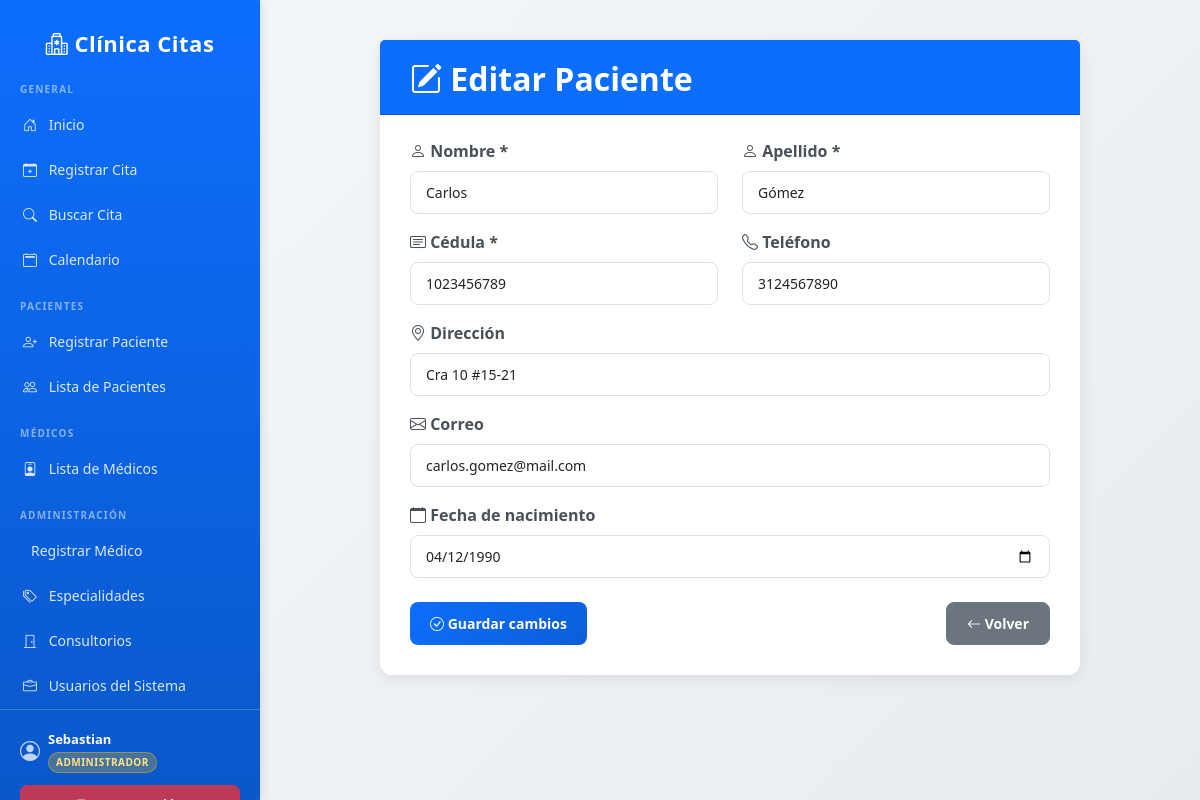
Page /pacientes/editar_paciente.php?id=2 (signed in) on the committed database.
### tables this page shows
CREATE TABLE `paciente` (
  `id_paciente` int NOT NULL AUTO_INCREMENT,
  `nombre` varchar(50) NOT NULL,
  `apellido` varchar(50) NOT NULL,
  `cedula` varchar(20) NOT NULL,
  `telefono` varchar(20) DEFAULT NULL,
  `direccion` varchar(100) DEFAULT NULL,
  `correo` varchar(100) DEFAULT NULL,
  `fecha_nacimiento` date DEFAULT NULL,
  PRIMARY KEY (`id_paciente`),
  UNIQUE KEY `cedula` (`cedula`)
);

### src/pacientes/editar_paciente.php (the view, shortened to what this page needs)
<?php include "../includes/plantilla.php"; ?>
<?php include "../config/db_connect.php"; ?>
<?php
$id = intval($_GET['id'] ?? 0);
$res = $conn->query("SELECT * FROM paciente WHERE id_paciente = $id");
$data = $res->fetch_assoc();
?>
<div class="card mx-auto" style="max-width: 700px;">
    <div style="padding: 30px;">
    <h2 class="card-header bg-primary text-white pb-3 mb-4" style="margin: -30px -30px 20px -30px; padding: 20px 30px;">
        <i class="bi bi-pencil-square"></i> Editar Paciente
    </h2>
    <form method="post" novalidate>
        <div class="row mb-3">
            <div class="col-md-6">
                <label for="nombre" class="form-label"><i class="bi bi-person"></i> Nombre *</label>
                <input type="text" class="form-control" id="nombre" name="nombre" value="<?=htmlspecialchars($data['nombre'])?>" required>
            </div>
            <div class="col-md-6">
                <label for="apellido" class="form-label"><i class="bi bi-person"></i> Apellido *</label>
                <input type="text" class="form-control" id="apellido" name="apellido" value="<?=htmlspecialchars($data['apellido'])?>" required>
            </div>
        </div>
        <div class="row mb-3">
            <div class="col-md-6">
                <label for="cedula" class="form-label"><i class="bi bi-card-text"></i> Cédula *</label>
                <input type="text" class="form-control" id="cedula" name="cedula" value="<?=htmlspecialchars($data['cedula'])?>" required>
            </div>
            <div class="col-md-6">
                <label for="telefono" class="form-label"><i class="bi bi-telephone"></i> Teléfono</label>
                <input type="text" class="form-control" id="telefono" name="telefono" value="<?=htmlspecialchars($data['telefono'])?>">
            </div>
        </div>
        <div class="mb-3">
            <label for="direccion" class="form-label"><i class="bi bi-geo-alt"></i> Dirección</label>
            <input type="text" class="form-control" id="direccion" name="direccion" value="<?=htmlspecialchars($data['direccion'])?>">
        </div>
        <div class="mb-3">
            <label for="correo" class="form-label"><i class="bi bi-envelope"></i> Correo</label>
            <input type="email" class="form-control" id="correo" name="correo" value="<?=htmlspecialchars($data['correo'])?>">
        </div>
        <div class="mb-3">
            <label for="fecha_nacimiento" class="form-label"><i class="bi bi-calendar"></i> Fecha de nacimiento</label>
            <input type="date" class="form-control" id="fecha_nacimiento" name="fecha_nacimiento" value="<?=htmlspecialchars($data['fecha_nacimiento'])?>">
        </div>
        <div class="d-grid gap-2 d-md-flex justify-content-md-between mt-4">
            <button class="btn btn-primary" type="submit">
                <i class="bi bi-check-circle"></i> Guardar cambios
            </button>
            <a href="/pacientes/lista_pacientes.php" class="btn btn-secondary">
                <i class="bi bi-arrow-left"></i> Volver
            </a>
        </div>
    </form>
    </div>
</div>
<?php include "../includes/footer.php"; ?>

### src/includes/plantilla.php (style rules this page uses)
:root { --primary-color: #0d6efd; --secondary-color: #6c757d; --success-color: #198754; --danger-color: #dc3545; --warning-color: #ffc107; --info-color: #0dcaf0; }
body { font-family: 'Segoe UI', Tahoma, Geneva, Verdana, sans-serif; background: linear-gradient(135deg, #f5f7fa 0%, #e9ecef 100%); min-height: 100vh; }
.card { border: none; box-shadow: 0 4px 15px rgba(0,0,0,0.08); border-radius: 12px; margin-bottom: 20px; transition: transform 0.3s ease, box-shadow 0.3s ease; }
.card h2 { margin-top: 0; color: #0d6efd; font-weight: 700; }
.form-label { font-weight: 600; color: #495057; margin-bottom: 8px; }
.form-control, .form-select { border: 1px solid #dee2e6; border-radius: 8px; padding: 10px 15px; font-size: 14px; }
.btn { border-radius: 8px; font-weight: 600; padding: 10px 20px; font-size: 14px; transition: all 0.3s ease; }
.btn-primary { background: linear-gradient(135deg, #0d6efd 0%, #0b5ed7 100%); border: none; }

### rows in the picture
paciente: nombre "Carlos", apellido "Gómez", cedula "1023456789", telefono "3124567890", direccion "Cra 10 #15-21", correo "carlos.gomez@mail.com", fecha_nacimiento "04/12/1990"

### other values in the picture
$_SESSION['nombre'] "Sebastian"
